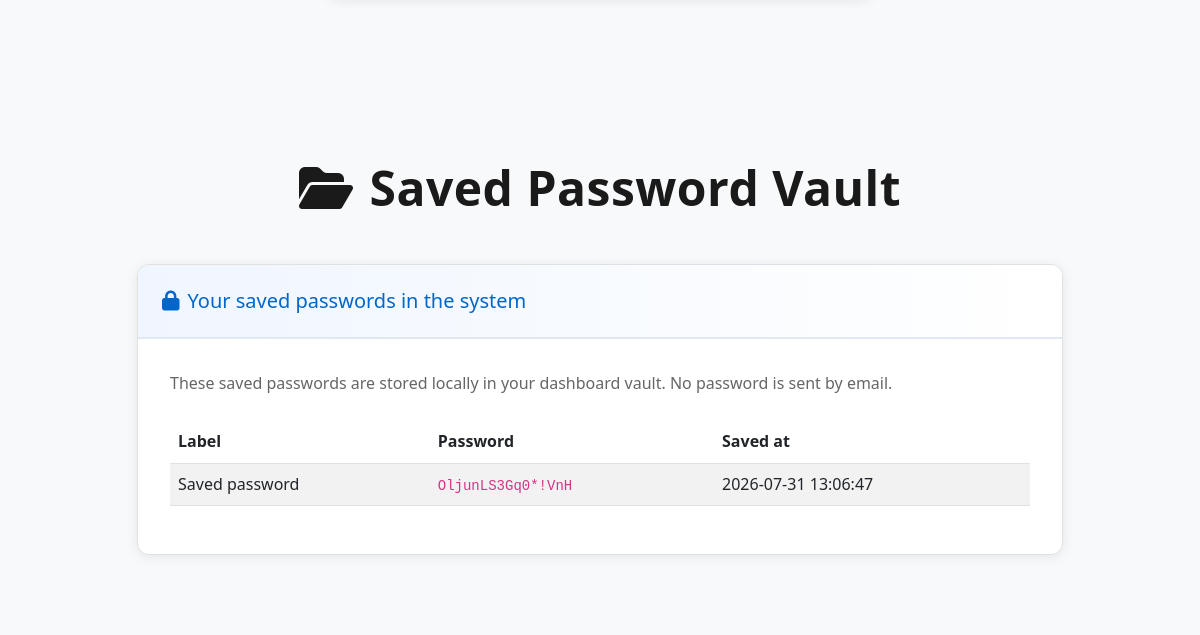
/index.php (signed in, lower part), run on an earlier commit of the app's database.
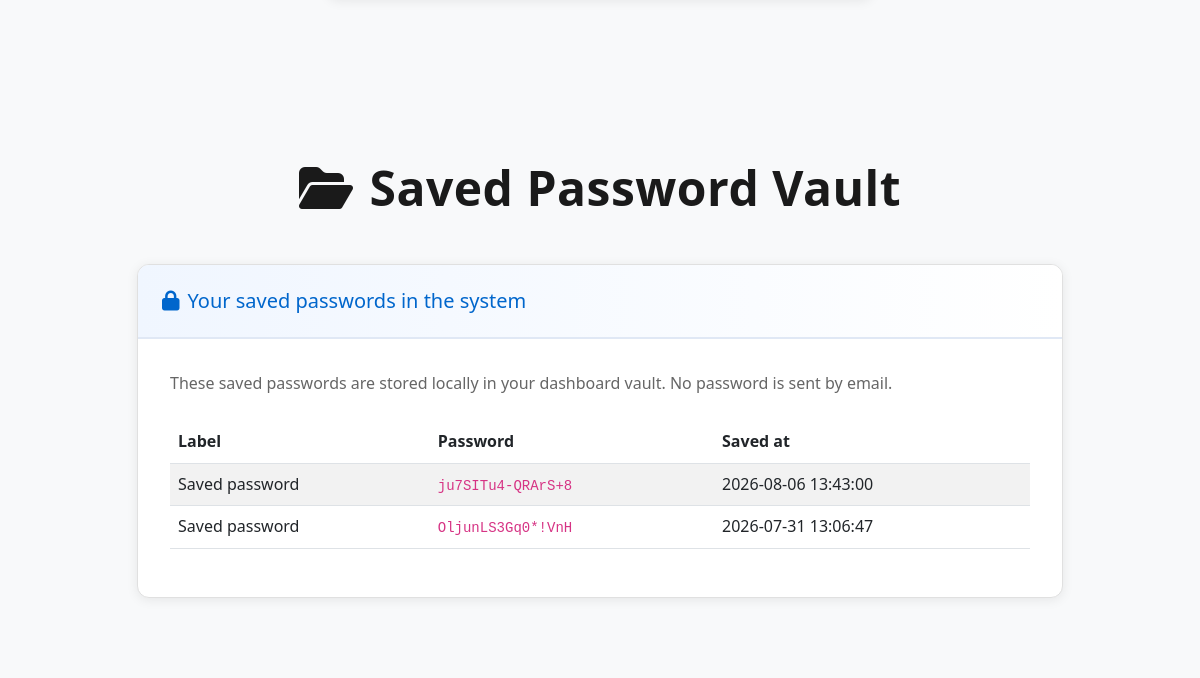
And on a later commit of the database.
### tables this page shows
CREATE TABLE vault_entries (
            id INTEGER PRIMARY KEY AUTOINCREMENT,
            user_id INTEGER NOT NULL,
            label TEXT,
            password TEXT NOT NULL,
            created_at DATETIME DEFAULT CURRENT_TIMESTAMP,
            FOREIGN KEY(user_id) REFERENCES users(id)
        );

### auth.php (called while the page is built, shortened)
<?php
require_once __DIR__ . '/db.php';
function currentUser() {
    return $_SESSION['user'] ?? null;
}
function getVaultCipherKey(): string {
    $key = defined('VAULT_SECRET_KEY') ? VAULT_SECRET_KEY : 'shieldos-default-vault-secret';
    return substr(hash('sha256', $key, true), 0, 32);
}
function decryptVaultPassword(string $payload): string {
    $cipher = 'aes-256-cbc';
    $key = getVaultCipherKey();
    $decoded = base64_decode($payload, true);
    $ivLength = openssl_cipher_iv_length($cipher);
    $iv = substr($decoded, 0, $ivLength);
    $encrypted = substr($decoded, $ivLength);
    $decrypted = openssl_decrypt($encrypted, $cipher, $key, OPENSSL_RAW_DATA, $iv);
    return $decrypted === false ? '' : $decrypted;
}
function getVaultEntries(int $userId): array {
    global $pdo;
    $stmt = $pdo->prepare('SELECT id, label, password, created_at FROM vault_entries WHERE user_id = :user_id ORDER BY created_at DESC');
    $stmt->execute(['user_id' => $userId]);
    $rows = $stmt->fetchAll();
    return $rows;
}

### index.php (the view, shortened to what this page needs)
<?php
require_once __DIR__ . '/auth.php';
$user = currentUser();
$savedPasswords = getVaultEntries($user['id']);
?>
<!DOCTYPE html>
<html lang="en">
<head>
    <link href="https://cdn.jsdelivr.net/npm/bootstrap@5.3.0/dist/css/bootstrap.min.css" rel="stylesheet">
    <link rel="stylesheet" href="https://cdnjs.cloudflare.com/ajax/libs/font-awesome/6.4.0/css/all.min.css">
    <link rel="stylesheet" href="style.css">
</head>
<body>
    <section id="generator" class="section-spacing section-alt">
    </section>
    <section id="vault" class="section-spacing section-alt">
        <div class="container">
            <h2 class="section-title text-center mb-5">
                <i class="fa-solid fa-folder-open me-3"></i>Saved Password Vault
            </h2>
            <div class="row justify-content-center">
                <div class="col-lg-10">
                    <div class="card card-custom">
                        <div class="card-header-custom">
                            <h5 class="mb-0"><i class="fa-solid fa-lock me-2"></i>Your saved passwords in the system</h5>
                        </div>
                        <div class="card-body-custom">
                            <p class="text-muted mb-4">These saved passwords are stored locally in your dashboard vault. No password is sent by email.</p>
                            <?php if (count($savedPasswords) === 0): ?>
                                <div class="alert alert-info">
                                    No saved passwords found yet. Generate a password and save it using the button above.
                                </div>
                            <?php else: ?>
                                <div class="table-responsive">
                                    <table class="table table-striped align-middle">
                                        <thead>
                                            <tr>
                                                <th>Label</th>
                                                <th>Password</th>
                                                <th>Saved at</th>
                                            </tr>
                                        </thead>
                                        <tbody>
                                            <?php foreach ($savedPasswords as $entry): ?>
                                                <tr>
                                                    <td><?= htmlspecialchars($entry['label']) ?></td>
                                                    <td><code><?= htmlspecialchars($entry['password']) ?></code></td>
                                                    <td><?= htmlspecialchars($entry['created_at']) ?></td>
                                                </tr>
                                            <?php endforeach; ?>
                                        </tbody>
                                    </table>
                                </div>
                            <?php endif; ?>
                        </div>
                    </div>
                </div>
            </div>
        </div>
    </section>
</body>
</html>

What changed in the data, as far as the page shows it:
added vault_entries: label "Saved password", password "ju7SITu4-QRArS+8", created_at "2026-08-06 13:43:00"
